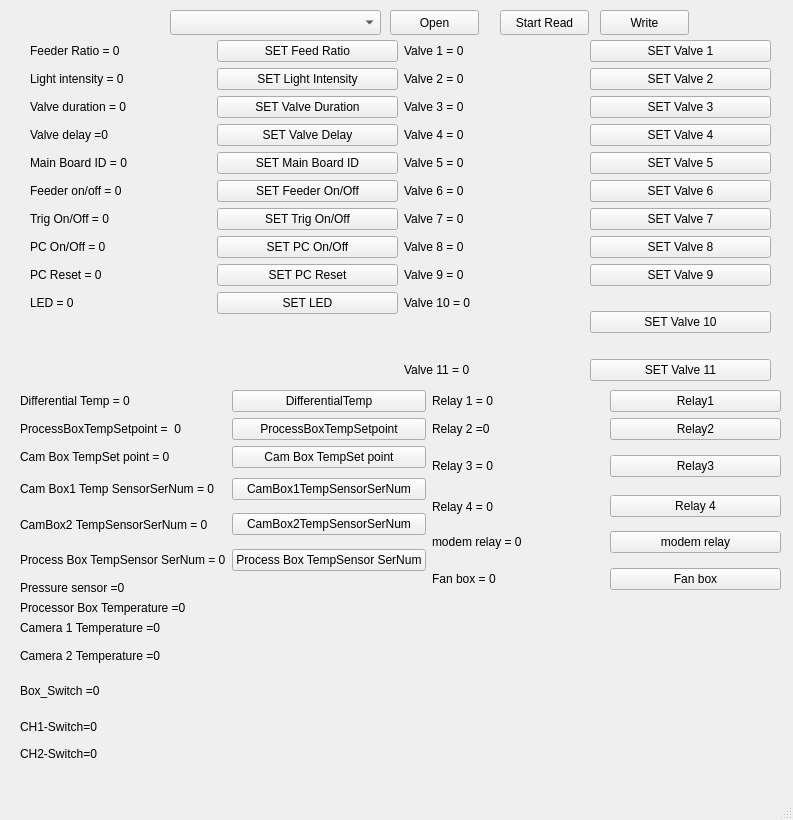
<?xml version="1.0" encoding="UTF-8"?>
<ui version="4.0">
 <class>MainWindow</class>
 <widget class="QMainWindow" name="MainWindow">
  <property name="geometry">
   <rect>
    <x>0</x>
    <y>0</y>
    <width>793</width>
    <height>820</height>
   </rect>
  </property>
  <property name="windowTitle">
   <string>MainWindow</string>
  </property>
  <widget class="QWidget" name="centralwidget">
   <widget class="QComboBox" name="CmbPortName">
    <property name="geometry">
     <rect>
      <x>170</x>
      <y>10</y>
      <width>211</width>
      <height>25</height>
     </rect>
    </property>
   </widget>
   <widget class="QPushButton" name="BtnOpenPort">
    <property name="geometry">
     <rect>
      <x>390</x>
      <y>10</y>
      <width>89</width>
      <height>25</height>
     </rect>
    </property>
    <property name="text">
     <string>Open</string>
    </property>
   </widget>
   <widget class="QPushButton" name="BtnRead">
    <property name="geometry">
     <rect>
      <x>500</x>
      <y>10</y>
      <width>89</width>
      <height>25</height>
     </rect>
    </property>
    <property name="text">
     <string>Start Read</string>
    </property>
   </widget>
   <widget class="QPushButton" name="BtnWrite">
    <property name="geometry">
     <rect>
      <x>600</x>
      <y>10</y>
      <width>89</width>
      <height>25</height>
     </rect>
    </property>
    <property name="text">
     <string>Write</string>
    </property>
   </widget>
   <widget class="QWidget" name="layoutWidget">
    <property name="geometry">
     <rect>
      <x>30</x>
      <y>40</y>
      <width>741</width>
      <height>341</height>
     </rect>
    </property>
    <layout class="QGridLayout" name="gridLayout">
     <item row="0" column="0">
      <widget class="QLabel" name="LabFeederRatio">
       <property name="text">
        <string>Feeder Ratio = 0</string>
       </property>
      </widget>
     </item>
     <item row="0" column="1">
      <widget class="QPushButton" name="BtnFeedRatio">
       <property name="text">
        <string>SET Feed Ratio</string>
       </property>
      </widget>
     </item>
     <item row="0" column="2">
      <widget class="QLabel" name="LabValve1">
       <property name="text">
        <string>Valve 1 = 0</string>
       </property>
      </widget>
     </item>
     <item row="0" column="3">
      <widget class="QPushButton" name="BtnValve1">
       <property name="text">
        <string>SET Valve 1</string>
       </property>
      </widget>
     </item>
     <item row="1" column="0">
      <widget class="QLabel" name="LabLightIntensity">
       <property name="text">
        <string>Light intensity = 0 </string>
       </property>
      </widget>
     </item>
     <item row="1" column="1">
      <widget class="QPushButton" name="BtnLightIntensity">
       <property name="text">
        <string>SET Light Intensity</string>
       </property>
      </widget>
     </item>
     <item row="1" column="2">
      <widget class="QLabel" name="LabValve2">
       <property name="text">
        <string>Valve 2 = 0</string>
       </property>
      </widget>
     </item>
     <item row="1" column="3">
      <widget class="QPushButton" name="BtnValve2">
       <property name="text">
        <string>SET Valve 2</string>
       </property>
      </widget>
     </item>
     <item row="2" column="0">
      <widget class="QLabel" name="LabValveDuration">
       <property name="text">
        <string>Valve duration = 0 </string>
       </property>
      </widget>
     </item>
     <item row="2" column="1">
      <widget class="QPushButton" name="BtnValveDuration">
       <property name="text">
        <string>SET Valve Duration</string>
       </property>
      </widget>
     </item>
     <item row="2" column="2">
      <widget class="QLabel" name="LabValve3">
       <property name="text">
        <string>Valve 3 = 0</string>
       </property>
      </widget>
     </item>
     <item row="2" column="3">
      <widget class="QPushButton" name="BtnValve3">
       <property name="text">
        <string>SET Valve 3</string>
       </property>
      </widget>
     </item>
     <item row="3" column="0">
      <widget class="QLabel" name="LabValveDelay">
       <property name="text">
        <string>Valve delay =0</string>
       </property>
      </widget>
     </item>
     <item row="3" column="1">
      <widget class="QPushButton" name="BtnValveDelay">
       <property name="text">
        <string>SET Valve Delay</string>
       </property>
      </widget>
     </item>
     <item row="3" column="2">
      <widget class="QLabel" name="LabValve4">
       <property name="text">
        <string>Valve 4 = 0</string>
       </property>
      </widget>
     </item>
     <item row="3" column="3">
      <widget class="QPushButton" name="BtnValve4">
       <property name="text">
        <string>SET Valve 4</string>
       </property>
      </widget>
     </item>
     <item row="4" column="0">
      <widget class="QLabel" name="LabMainBoardID">
       <property name="text">
        <string>Main Board ID = 0</string>
       </property>
      </widget>
     </item>
     <item row="4" column="1">
      <widget class="QPushButton" name="BtnMainBoardID">
       <property name="text">
        <string>SET Main Board ID</string>
       </property>
      </widget>
     </item>
     <item row="4" column="2">
      <widget class="QLabel" name="LabValve5">
       <property name="text">
        <string>Valve 5 = 0</string>
       </property>
      </widget>
     </item>
     <item row="4" column="3">
      <widget class="QPushButton" name="BtnValve5">
       <property name="text">
        <string>SET Valve 5</string>
       </property>
      </widget>
     </item>
     <item row="5" column="0">
      <widget class="QLabel" name="LabFeederOnOff">
       <property name="text">
        <string>Feeder on/off = 0</string>
       </property>
      </widget>
     </item>
     <item row="5" column="1">
      <widget class="QPushButton" name="BtnFeederOnOff">
       <property name="text">
        <string>SET Feeder On/Off</string>
       </property>
      </widget>
     </item>
     <item row="5" column="2">
      <widget class="QLabel" name="LabValve6">
       <property name="text">
        <string>Valve 6 = 0</string>
       </property>
      </widget>
     </item>
     <item row="5" column="3">
      <widget class="QPushButton" name="BtnValve6">
       <property name="text">
        <string>SET Valve 6</string>
       </property>
      </widget>
     </item>
     <item row="6" column="0">
      <widget class="QLabel" name="LabTrigOnOff">
       <property name="text">
        <string>Trig On/Off = 0</string>
       </property>
      </widget>
     </item>
     <item row="6" column="1">
      <widget class="QPushButton" name="BtnTrigOnOff">
       <property name="text">
        <string>SET Trig On/Off</string>
       </property>
      </widget>
     </item>
     <item row="6" column="2">
      <widget class="QLabel" name="LabValve7">
       <property name="text">
        <string>Valve 7 = 0</string>
       </property>
      </widget>
     </item>
     <item row="6" column="3">
      <widget class="QPushButton" name="BtnValve7">
       <property name="text">
        <string>SET Valve 7</string>
       </property>
      </widget>
     </item>
     <item row="7" column="0">
      <widget class="QLabel" name="LabPcOnOff">
       <property name="text">
        <string>PC On/Off = 0</string>
       </property>
      </widget>
     </item>
     <item row="7" column="1">
      <widget class="QPushButton" name="BtnPcOnOff">
       <property name="text">
        <string>SET PC On/Off</string>
       </property>
      </widget>
     </item>
     <item row="7" column="2">
      <widget class="QLabel" name="LabValve8">
       <property name="text">
        <string>Valve 8 = 0</string>
       </property>
      </widget>
     </item>
     <item row="7" column="3">
      <widget class="QPushButton" name="BtnValve8">
       <property name="text">
        <string>SET Valve 8</string>
       </property>
      </widget>
     </item>
     <item row="8" column="0">
      <widget class="QLabel" name="LabPcReset">
       <property name="text">
        <string>PC Reset = 0</string>
       </property>
      </widget>
     </item>
     <item row="8" column="1">
      <widget class="QPushButton" name="BtnPcReset">
       <property name="text">
        <string>SET PC Reset</string>
       </property>
      </widget>
     </item>
     <item row="8" column="2">
      <widget class="QLabel" name="LabValve9">
       <property name="text">
        <string>Valve 9 = 0</string>
       </property>
      </widget>
     </item>
     <item row="8" column="3">
      <widget class="QPushButton" name="BtnValve9">
       <property name="text">
        <string>SET Valve 9</string>
       </property>
      </widget>
     </item>
     <item row="9" column="2">
      <widget class="QLabel" name="LabValve10">
       <property name="text">
        <string>Valve 10 = 0</string>
       </property>
      </widget>
     </item>
     <item row="9" column="3" rowspan="2">
      <widget class="QPushButton" name="BtnValve10">
       <property name="text">
        <string>SET Valve 10</string>
       </property>
      </widget>
     </item>
     <item row="11" column="2">
      <widget class="QLabel" name="LabValve11">
       <property name="text">
        <string>Valve 11 = 0</string>
       </property>
      </widget>
     </item>
     <item row="11" column="3">
      <widget class="QPushButton" name="BtnValve11">
       <property name="text">
        <string>SET Valve 11</string>
       </property>
      </widget>
     </item>
     <item row="9" column="0">
      <widget class="QLabel" name="LabLED">
       <property name="text">
        <string>LED = 0</string>
       </property>
      </widget>
     </item>
     <item row="9" column="1">
      <widget class="QPushButton" name="BtnLED">
       <property name="text">
        <string>SET LED</string>
       </property>
      </widget>
     </item>
    </layout>
   </widget>
   <widget class="QWidget" name="">
    <property name="geometry">
     <rect>
      <x>20</x>
      <y>390</y>
      <width>761</width>
      <height>371</height>
     </rect>
    </property>
    <layout class="QGridLayout" name="gridLayout_2">
     <item row="5" column="1" rowspan="2">
      <widget class="QPushButton" name="BtnCamBox2TempSensorSerNum">
       <property name="text">
        <string>CamBox2TempSensorSerNum</string>
       </property>
      </widget>
     </item>
     <item row="0" column="0">
      <widget class="QLabel" name="LabDifferentialTemp">
       <property name="text">
        <string>Differential Temp = 0</string>
       </property>
      </widget>
     </item>
     <item row="3" column="1" rowspan="2">
      <widget class="QPushButton" name="BtnCamBox1TempSensorSerNum">
       <property name="text">
        <string>CamBox1TempSensorSerNum</string>
       </property>
      </widget>
     </item>
     <item row="4" column="2" rowspan="2">
      <widget class="QLabel" name="LabRelayAlarmRelay4">
       <property name="text">
        <string>Relay 4 = 0</string>
       </property>
      </widget>
     </item>
     <item row="8" column="3" rowspan="2">
      <widget class="QPushButton" name="BtnFanBox">
       <property name="text">
        <string>Fan box</string>
       </property>
      </widget>
     </item>
     <item row="2" column="1">
      <widget class="QPushButton" name="BtnCamboxTempSetpoint">
       <property name="text">
        <string>Cam Box TempSet point</string>
       </property>
      </widget>
     </item>
     <item row="9" column="0">
      <widget class="QLabel" name="LabPressureSensor">
       <property name="text">
        <string>Pressure sensor =0</string>
       </property>
      </widget>
     </item>
     <item row="3" column="0" rowspan="2">
      <widget class="QLabel" name="LabCamBox1TempSensorSerNum">
       <property name="text">
        <string>Cam Box1 Temp SensorSerNum = 0</string>
       </property>
      </widget>
     </item>
     <item row="11" column="0">
      <widget class="QLabel" name="LabCamera1Temperature">
       <property name="text">
        <string>Camera 1 Temperature =0</string>
       </property>
      </widget>
     </item>
     <item row="5" column="0" rowspan="2">
      <widget class="QLabel" name="LabCamBox2TempSensorSerNum">
       <property name="text">
        <string>CamBox2 TempSensorSerNum = 0 </string>
       </property>
      </widget>
     </item>
     <item row="1" column="1">
      <widget class="QPushButton" name="BtnProcessBoxTempSetpoint">
       <property name="text">
        <string>ProcessBoxTempSetpoint</string>
       </property>
      </widget>
     </item>
     <item row="2" column="3" rowspan="2">
      <widget class="QPushButton" name="BtnRelayAlarmRelay3">
       <property name="text">
        <string>Relay3</string>
       </property>
      </widget>
     </item>
     <item row="10" column="0">
      <widget class="QLabel" name="LabProcessorBoxTemperature">
       <property name="text">
        <string>Processor Box Temperature =0</string>
       </property>
      </widget>
     </item>
     <item row="16" column="0" rowspan="2">
      <widget class="QLabel" name="LabCH1Switch">
       <property name="text">
        <string>CH1-Switch=0</string>
       </property>
      </widget>
     </item>
     <item row="0" column="3">
      <widget class="QPushButton" name="BtnRelayAlarmRelay1">
       <property name="text">
        <string>Relay1</string>
       </property>
      </widget>
     </item>
     <item row="0" column="2">
      <widget class="QLabel" name="LabRelayAlarmRelay1">
       <property name="text">
        <string>Relay 1 = 0</string>
       </property>
      </widget>
     </item>
     <item row="18" column="0">
      <widget class="QLabel" name="LabCH2Switch">
       <property name="text">
        <string>CH2-Switch=0</string>
       </property>
      </widget>
     </item>
     <item row="14" column="0" rowspan="2">
      <widget class="QLabel" name="LabBoxSwitch">
       <property name="text">
        <string>Box_Switch =0</string>
       </property>
      </widget>
     </item>
     <item row="1" column="0">
      <widget class="QLabel" name="LabProcessBoxTempSetpoint">
       <property name="text">
        <string>ProcessBoxTempSetpoint =  0</string>
       </property>
      </widget>
     </item>
     <item row="7" column="1" rowspan="2">
      <widget class="QPushButton" name="BtnProcesboxTempSensorSerNum">
       <property name="text">
        <string>Process Box TempSensor SerNum</string>
       </property>
      </widget>
     </item>
     <item row="0" column="1">
      <widget class="QPushButton" name="BtnDifferentialTemp">
       <property name="text">
        <string>DifferentialTemp</string>
       </property>
      </widget>
     </item>
     <item row="7" column="0" rowspan="2">
      <widget class="QLabel" name="LabProcessBoxTempSensorSerNum">
       <property name="text">
        <string>Process Box TempSensor SerNum = 0</string>
       </property>
      </widget>
     </item>
     <item row="8" column="2" rowspan="2">
      <widget class="QLabel" name="LabRelayAlarmFanBox">
       <property name="text">
        <string>Fan box = 0</string>
       </property>
      </widget>
     </item>
     <item row="2" column="0">
      <widget class="QLabel" name="LabCamBoxTempSetpoint">
       <property name="text">
        <string>Cam Box TempSet point = 0</string>
       </property>
      </widget>
     </item>
     <item row="6" column="3" rowspan="2">
      <widget class="QPushButton" name="BtnModemRelay">
       <property name="text">
        <string>modem relay</string>
       </property>
      </widget>
     </item>
     <item row="12" column="0" rowspan="2">
      <widget class="QLabel" name="LabCamera2Temperature">
       <property name="text">
        <string>Camera 2 Temperature =0</string>
       </property>
      </widget>
     </item>
     <item row="1" column="2">
      <widget class="QLabel" name="LabRelayAlarmRelay2">
       <property name="text">
        <string>Relay 2 =0</string>
       </property>
      </widget>
     </item>
     <item row="4" column="3" rowspan="2">
      <widget class="QPushButton" name="BtnRelayAlarmRelay4">
       <property name="text">
        <string>Relay 4</string>
       </property>
      </widget>
     </item>
     <item row="6" column="2" rowspan="2">
      <widget class="QLabel" name="LabRelayAlarmModemRelay">
       <property name="text">
        <string>modem relay = 0</string>
       </property>
      </widget>
     </item>
     <item row="2" column="2" rowspan="2">
      <widget class="QLabel" name="LabRelayAlarmRelay3">
       <property name="text">
        <string>Relay 3 = 0</string>
       </property>
      </widget>
     </item>
     <item row="1" column="3">
      <widget class="QPushButton" name="BtnRelayAlarmRelay2">
       <property name="text">
        <string>Relay2</string>
       </property>
      </widget>
     </item>
    </layout>
   </widget>
  </widget>
  <widget class="QMenuBar" name="menubar">
   <property name="geometry">
    <rect>
     <x>0</x>
     <y>0</y>
     <width>793</width>
     <height>22</height>
    </rect>
   </property>
  </widget>
  <widget class="QStatusBar" name="statusbar"/>
 </widget>
 <resources/>
 <connections/>
</ui>
